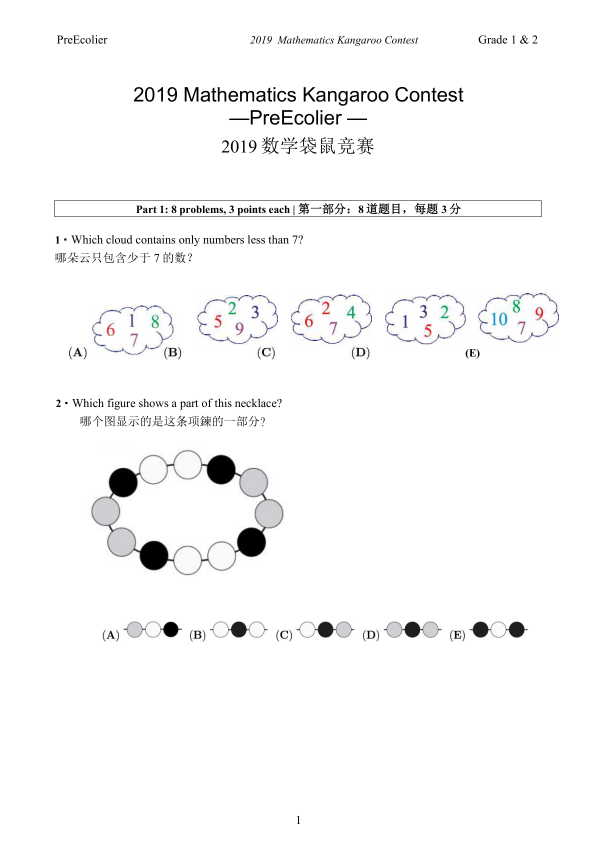
#> input picture A-2019/assets/page_01.png, 1190 x 1684 px (shown at 1/2 size)
$ python _crop_all.py
#> lines starting #> are read from the running program, lines starting #| are printed output that depends on the picture
# -*- coding: utf-8 -*-
"""Crop 2019 Level A figures from rendered pages (1190×1684)."""
from __future__ import annotations
import os
from pathlib import Path
from PIL import Image

ASSETS = Path(__file__).resolve().parent  # this file lives in assets/

# page (1-based), bbox (l,t,r,b) on full page
CROPS: dict[str, tuple[int, tuple[int, int, int, int]]] = {
    "q1_stem.png": (1, (90, 300, 1100, 720)),
    "q1_options.png": (1, (90, 300, 1100, 720)),
    "q2_stem.png": (1, (350, 780, 840, 1080)),
    "q2_options.png": (1, (80, 1100, 1110, 1550)),
    # p2: Q3 text, Q4 grid, Q5 queue
    "q3_stem.png": (2, (80, 160, 1110, 420)),
    "q3_options.png": (2, (80, 360, 500, 520)),
    "q4_stem.png": (2, (380, 540, 810, 900)),
    "q4_options.png": (2, (80, 920, 1110, 1120)),
    "q5_stem.png": (2, (80, 1180, 1110, 1580)),
    "q5_options.png": (2, (90, 1520, 750, 1630)),
    # p3: Q6 socks, Q7 flowers
    "q6_stem.png": (3, (200, 200, 990, 780)),
    "q6_options.png": (3, (80, 780, 700, 900)),
    "q7_stem.png": (3, (280, 980, 900, 1480)),
    "q7_options.png": (3, (80, 1480, 700, 1600)),
    # p4: Q8 fruit prices
    "q8_stem.png": (4, (60, 200, 1130, 1100)),
    "q8_options.png": (4, (80, 1100, 900, 1400)),
    # p5: Q9 maze, Q10 fold, Q11 cards
    "q9_stem.png": (5, (280, 220, 900, 780)),
    "q9_options.png": (5, (90, 760, 950, 980)),
    "q10_stem.png": (5, (200, 1000, 990, 1280)),
    "q10_options.png": (5, (90, 1260, 750, 1380)),
    "q11_stem.png": (5, (250, 1380, 940, 1630)),
    "q11_options.png": (6, (90, 140, 1000, 340)),
    # p6: Q12 cat, Q13 weave
    "q12_stem.png": (6, (300, 340, 900, 780)),
    "q12_options.png": (6, (80, 780, 700, 900)),
    "q13_stem.png": (6, (380, 980, 800, 1280)),
    "q13_options.png": (6, (80, 1300, 1110, 1600)),
    # p7: Q14 cubes, Q15 tiles, Q16 train diagram
    "q14_stem.png": (7, (80, 200, 1110, 620)),
    "q14_options.png": (7, (80, 200, 1110, 620)),
    "q15_stem.png": (7, (280, 700, 900, 1100)),
    "q15_options.png": (7, (80, 1100, 800, 1220)),
    "q16_stem.png": (7, (120, 1280, 1070, 1580)),
    "q16_options.png": (8, (90, 180, 750, 380)),
    # p8: Q17 text, Q18 pieces
    "q17_stem.png": (8, (80, 400, 1110, 700)),
    "q17_options.png": (8, (80, 640, 700, 820)),
    "q18_stem.png": (8, (200, 880, 990, 1120)),
    "q18_options.png": (8, (80, 1200, 1110, 1580)),
    # p9: Q19–21
    "q19_stem.png": (9, (80, 160, 1110, 420)),
    "q19_options.png": (9, (80, 360, 600, 500)),
    "q20_stem.png": (9, (80, 520, 1110, 780)),
    "q20_options.png": (9, (80, 740, 600, 880)),
    "q21_stem.png": (9, (300, 920, 890, 1450)),
    "q21_options.png": (9, (80, 1450, 700, 1580)),
    # p10: Q22–23
    "q22_stem.png": (10, (150, 180, 1040, 460)),
    "q22_options.png": (10, (90, 460, 1100, 900)),
    "q23_stem.png": (10, (300, 980, 890, 1320)),
    "q23_options.png": (10, (90, 1320, 750, 1480)),
    # p11: Q24
    "q24_stem.png": (11, (80, 80, 1110, 900)),
    "q24_options.png": (11, (80, 900, 700, 1100)),
}


def main():
    for name, (page, box) in CROPS.items():
        src = ASSETS / f"page_{page:02d}.png"
        if not src.exists():
            print("missing", src)
            continue
        im = Image.open(src)
#> im is the input picture: PIL image 1190x1684 RGB; mean R, G, B 248.5, 248.5, 248.6
        crop = im.crop(box)
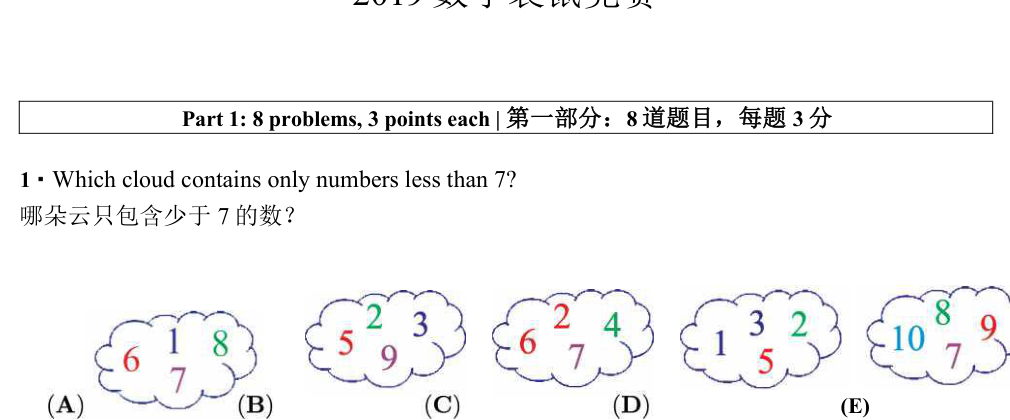
#> crop: PIL image 1010x420 RGB; mean R, G, B 245.8, 245.7, 246.1
        out = ASSETS / name
        crop.save(out)
        print("ok", name, crop.size)
#| ok q1_stem.png (1010, 420)


if __name__ == "__main__":
    main()
